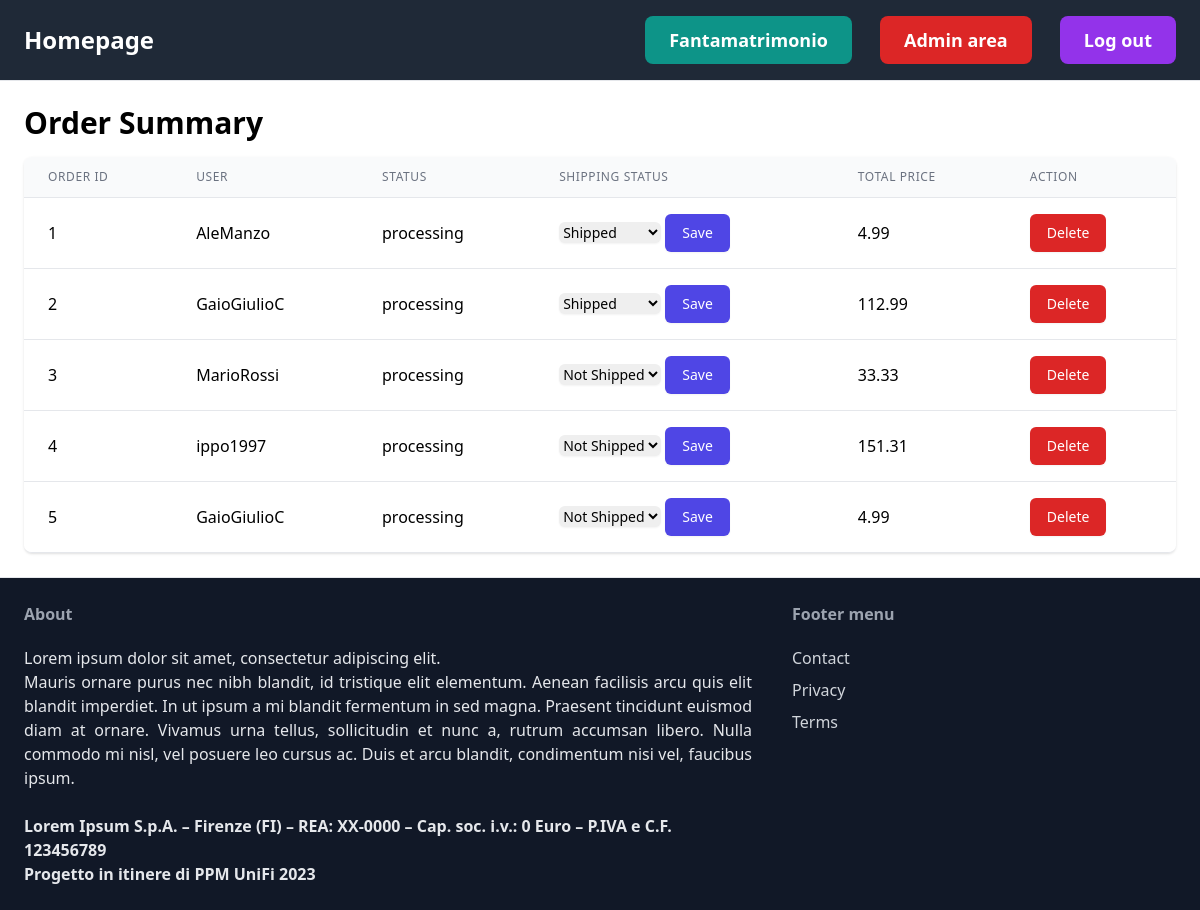
The app's page /order-summary/ (signed in), older data.
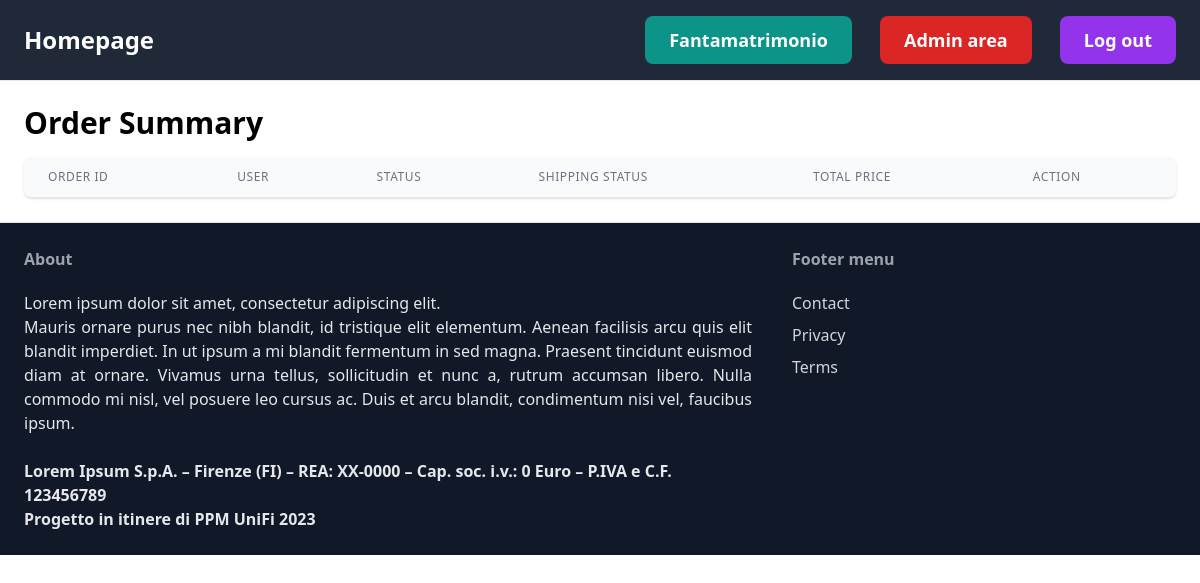
The same page, newer data.
### core/models.py (models this page shows, shortened)
class Order(models.Model):
    user = models.ForeignKey(User, on_delete=models.CASCADE)
    items = models.ManyToManyField('item.Item')
    status = models.CharField(max_length=255, choices=(
        ('processing', 'In elaborazione'),
    ))
    shipping_status = models.CharField(max_length=255, choices=(
        ('not_shipped', 'Non spedito'),
        ('shipped', 'Spedito'),
    ), default='not_shipped')
    total_price = models.DecimalField(max_digits=10, decimal_places=2, default=Decimal('0.00'))
    created_at = models.DateTimeField(auto_now_add=True)

### core/views.py (the view, shortened to what this page needs)
# urls.py: path('order-summary/', views.order_summary, name='order_summary'),
@login_required
def order_summary(request):
    allowed_statuses = ['processing']
    if request.user.is_superuser:
        orders = Order.objects.all()
    else:
        orders = Order.objects.filter(user=request.user)
    for order in orders:
        order.total_price = sum(item.price for item in order.items.all())
        order.save()
    return render(request, 'core/order_summary.html', {'orders': orders, 'allowed_statuses': allowed_statuses})

### core/templates/core/order_summary.html (shortened to what this page needs)
{% extends 'core/base.html' %}
{% block content %}
    <h1 class="text-3xl font-bold mb-4">Order Summary</h1>
    <div class="flex flex-col">
        <div class="-my-2 overflow-x-auto sm:-mx-6 lg:-mx-8">
            <div class="py-2 align-middle inline-block min-w-full sm:px-6 lg:px-8">
                <div class="shadow overflow-hidden border-b border-gray-200 sm:rounded-lg">
                    <table class="min-w-full divide-y divide-gray-200">
                        <thead class="bg-gray-50">
                            <tr>
                                <th scope="col" class="px-6 py-3 text-left text-xs font-medium text-gray-500 uppercase tracking-wider">Order ID</th>
                                <th scope="col" class="px-6 py-3 text-left text-xs font-medium text-gray-500 uppercase tracking-wider">User</th>
                                <th scope="col" class="px-6 py-3 text-left text-xs font-medium text-gray-500 uppercase tracking-wider">Status</th>
                                <th scope="col" class="px-6 py-3 text-left text-xs font-medium text-gray-500 uppercase tracking-wider">Shipping Status</th>
                                <th scope="col" class="px-6 py-3 text-left text-xs font-medium text-gray-500 uppercase tracking-wider">Total Price</th>
                                <th scope="col" class="px-6 py-3 text-left text-xs font-medium text-gray-500 uppercase tracking-wider">Action</th>
                            </tr>
                        </thead>
                        <tbody class="bg-white divide-y divide-gray-200">
                            {% for order in orders %}
                                <tr>
                                    <td class="px-6 py-4 whitespace-nowrap">{{ order.id }}</td>
                                    <td class="px-6 py-4 whitespace-nowrap">{{ order.user.username }}</td>
                                    <td class="px-6 py-4 whitespace-nowrap">{{ order.status }}</td>
                                    <td class="px-6 py-4 whitespace-nowrap">
                                        {% if request.user.is_superuser %}
                                            <form method="POST" action="{% url 'core:order_summary' %}">
                                                <select name="shipping_status" class="border-gray-300 rounded-md shadow-sm focus:ring-indigo-500 focus:border-indigo-500 sm:text-sm">
                                                    <option value="not_shipped" {% if order.shipping_status == 'not_shipped' %}selected{% endif %}>Not Shipped</option>
                                                    <option value="shipped" {% if order.shipping_status == 'shipped' %}selected{% endif %}>Shipped</option>
                                                </select>
                                                <button type="submit" class="inline-flex items-center px-4 py-2 border border-transparent rounded-md shadow-sm text-sm font-medium text-white bg-indigo-600 hover:bg-indigo-700 focus:outline-none focus:ring-2 focus:ring-offset-2 focus:ring-indigo-500">Save</button>
                                            </form>
                                        {% else %}
                                            {{ order.shipping_status }}
                                        {% endif %}
                                    </td>
                                    <td class="px-6 py-4 whitespace-nowrap">{{ order.total_price }}</td>
                                    <td class="px-6 py-4 whitespace-nowrap">
                                        {% if order.status in allowed_statuses %}
                                            <form method="POST" action="{% url 'core:delete_order' order.id %}">
                                                <button type="submit" class="inline-flex items-center px-4 py-2 border border-transparent rounded-md shadow-sm text-sm font-medium text-white bg-red-600 hover:bg-red-700 focus:outline-none focus:ring-2 focus:ring-offset-2 focus:ring-red-500">Delete</button>
                                            </form>
                                        {% endif %}
                                    </td>
                                </tr>
                            {% endfor %}
                        </tbody>
                    </table>
                </div>
            </div>
        </div>
    </div>
{% endblock %}

### core/templates/core/base.html (shortened to what this page needs)
<!DOCTYPE html>
<html lang="en">
<head>
    <script src="https://cdn.tailwindcss.com"></script>
</head>
<body>
    <nav class="py-6 px-6 flex justify-between items-center bg-gray-800 border-b border-gray-200">
        <a href="/" class="text-2xl font-bold text-white">Homepage</a>
        <div class="space-x-6">
            {% if request.user.is_authenticated %}
                <a href="{% url 'core:fantamatrimonio' %}" class="px-6 py-3 text-lg text-white bg-teal-600 hover:bg-blue-700 rounded-lg font-semibold">Fantamatrimonio</a>
                {% if user.is_superuser %}
                    {% if '127.0.0.1' in request.META.HTTP_HOST %}
                        <a href="http://127.0.0.1:8000/admin" class="px-6 py-3 text-lg text-white bg-red-600 hover:bg-red-700 rounded-lg font-semibold">Admin area</a>
                    {% else %}
                        <a href="https://ppm-2023-django-production.up.railway.app/admin/" class="px-6 py-3 text-lg text-white bg-red-600 hover:bg-red-700 rounded-lg font-semibold">Admin area</a>
                    {% endif %}
                {% endif %}
                <a href="{% url 'core:logout' %}" class="px-6 py-3 text-lg text-white bg-purple-600 hover:bg-blue-700 rounded-lg font-semibold">Log out</a>
            {% endif %}
        </div>
    </nav>
    <div class="px-6 py-6">
        {% block content %}
        {% endblock %}
    </div>
    <footer class="py-6 flex justify-between px-6 border-t bg-gray-900">
        <div class="w-2/3 pr-10">
            <h3 class="mb-5 font-semibold text-gray-400">About</h3>
            <p class="text-gray-200">Lorem ipsum dolor sit amet, consectetur adipiscing elit.</p>
            <p class="text-gray-200 text-justify">Mauris ornare purus nec nibh blandit, id tristique elit elementum. Aenean facilisis arcu quis elit blandit imperdiet. In ut ipsum a mi blandit fermentum in sed magna. Praesent tincidunt euismod diam at ornare. Vivamus urna tellus, sollicitudin et nunc a, rutrum accumsan libero. Nulla commodo mi nisl, vel posuere leo cursus ac. Duis et arcu blandit, condimentum nisi vel, faucibus ipsum. </p>
            <br>
            <p class="text-gray-200 font-semibold">Lorem Ipsum S.p.A. – Firenze (FI) – REA: XX-0000 – Cap. soc. i.v.: 0 Euro – P.IVA e C.F. 123456789</p>
            <p class="text-gray-200 font-semibold">Progetto in itinere di PPM UniFi 2023</p>
        </div>
        <div class="w-1/3">
            <h3 class="mb-5 font-semibold text-gray-400">Footer menu</h3>
            <ul class="space-y-2">
                <li><a href="{% url 'core:contact' %}" class="text-gray-300 hover:text-gray-100">Contact</a></li>
                <li><a href="{% url 'core:privacy' %}" class="text-gray-300 hover:text-gray-100">Privacy</a></li>
                <li><a href="{% url 'core:terms' %}" class="text-gray-300 hover:text-gray-100">Terms</a></li>
            </ul>
        </div>
    </footer>
</body>
</html>

Row changes from the older to the newer data that the page shows:
removed Order: id "1", user.username "AleManzo", status "processing", shipping_status "Shipped", total_price "4.99", shows "Delete"
removed Order: id "2", user.username "GaioGiulioC", status "processing", shipping_status "Shipped", total_price "112.99", shows "Delete"
removed Order: id "3", user.username "MarioRossi", status "processing", shipping_status "Not Shipped", total_price "33.33", shows "Delete"
removed Order: id "4", user.username "ippo1997", status "processing", shipping_status "Not Shipped", total_price "151.31", shows "Delete"
removed Order: id "5", user.username "GaioGiulioC", status "processing", shipping_status "Not Shipped", total_price "4.99", shows "Delete"
